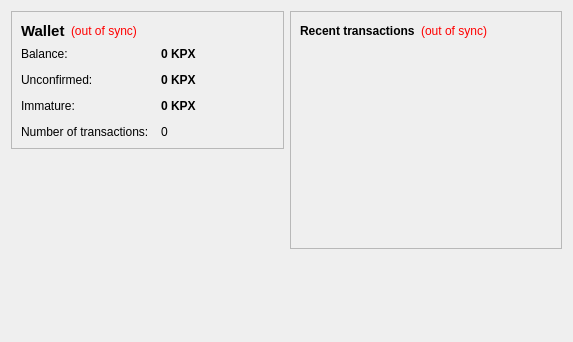
<?xml version="1.0" encoding="UTF-8"?>
<ui version="4.0">
 <class>OverviewPage</class>
 <widget class="QWidget" name="OverviewPage">
  <property name="geometry">
   <rect>
    <x>0</x>
    <y>0</y>
    <width>573</width>
    <height>342</height>
   </rect>
  </property>
  <property name="windowTitle">
   <string>Form</string>
  </property>
  <layout class="QHBoxLayout" name="horizontalLayout" stretch="1,1">
   <item>
    <layout class="QVBoxLayout" name="verticalLayout_2">
     <item>
      <widget class="QFrame" name="frame">
       <property name="frameShape">
        <enum>QFrame::StyledPanel</enum>
       </property>
       <property name="frameShadow">
        <enum>QFrame::Raised</enum>
       </property>
       <layout class="QVBoxLayout" name="verticalLayout_4">
        <item>
         <layout class="QHBoxLayout" name="horizontalLayout_4">
          <item>
           <widget class="QLabel" name="label_5">
            <property name="font">
             <font>
              <pointsize>11</pointsize>
              <weight>75</weight>
              <bold>true</bold>
             </font>
            </property>
            <property name="text">
             <string>Wallet</string>
            </property>
           </widget>
          </item>
          <item>
           <widget class="QLabel" name="labelWalletStatus">
            <property name="toolTip">
             <string>The displayed information may be out of date. Your wallet automatically synchronizes with the komplexkoin network after a connection is established, but this process has not completed yet.</string>
            </property>
            <property name="styleSheet">
             <string notr="true">QLabel { color: red; }</string>
            </property>
            <property name="text">
             <string notr="true">(out of sync)</string>
            </property>
            <property name="alignment">
             <set>Qt::AlignLeading|Qt::AlignLeft|Qt::AlignVCenter</set>
            </property>
           </widget>
          </item>
          <item>
           <spacer name="horizontalSpacer_2">
            <property name="orientation">
             <enum>Qt::Horizontal</enum>
            </property>
            <property name="sizeHint" stdset="0">
             <size>
              <width>40</width>
              <height>20</height>
             </size>
            </property>
           </spacer>
          </item>
         </layout>
        </item>
        <item>
         <layout class="QFormLayout" name="formLayout_2">
          <property name="fieldGrowthPolicy">
           <enum>QFormLayout::AllNonFixedFieldsGrow</enum>
          </property>
          <property name="horizontalSpacing">
           <number>12</number>
          </property>
          <property name="verticalSpacing">
           <number>12</number>
          </property>
          <item row="0" column="0">
           <widget class="QLabel" name="label">
            <property name="text">
             <string>Balance:</string>
            </property>
           </widget>
          </item>
          <item row="0" column="1">
           <widget class="QLabel" name="labelBalance">
            <property name="font">
             <font>
              <weight>75</weight>
              <bold>true</bold>
             </font>
            </property>
            <property name="cursor">
             <cursorShape>IBeamCursor</cursorShape>
            </property>
            <property name="toolTip">
             <string>Your current balance</string>
            </property>
            <property name="text">
             <string notr="true">0 KPX</string>
            </property>
            <property name="textInteractionFlags">
             <set>Qt::LinksAccessibleByMouse|Qt::TextSelectableByKeyboard|Qt::TextSelectableByMouse</set>
            </property>
           </widget>
          </item>
          <item row="1" column="0">
           <widget class="QLabel" name="label_3">
            <property name="text">
             <string>Unconfirmed:</string>
            </property>
           </widget>
          </item>
          <item row="1" column="1">
           <widget class="QLabel" name="labelUnconfirmed">
            <property name="font">
             <font>
              <weight>75</weight>
              <bold>true</bold>
             </font>
            </property>
            <property name="cursor">
             <cursorShape>IBeamCursor</cursorShape>
            </property>
            <property name="toolTip">
             <string>Total of transactions that have yet to be confirmed, and do not yet count toward the current balance</string>
            </property>
            <property name="text">
             <string notr="true">0 KPX</string>
            </property>
            <property name="textInteractionFlags">
             <set>Qt::LinksAccessibleByMouse|Qt::TextSelectableByKeyboard|Qt::TextSelectableByMouse</set>
            </property>
           </widget>
          </item>
          <item row="3" column="0">
           <widget class="QLabel" name="label_2">
            <property name="text">
             <string>Number of transactions:</string>
            </property>
           </widget>
          </item>
          <item row="3" column="1">
           <widget class="QLabel" name="labelNumTransactions">
            <property name="toolTip">
             <string>Total number of transactions in wallet</string>
            </property>
            <property name="text">
             <string notr="true">0</string>
            </property>
           </widget>
          </item>
          <item row="2" column="0">
           <widget class="QLabel" name="labelImmatureText">
            <property name="text">
             <string>Immature:</string>
            </property>
           </widget>
          </item>
          <item row="2" column="1">
           <widget class="QLabel" name="labelImmature">
            <property name="font">
             <font>
              <weight>75</weight>
              <bold>true</bold>
             </font>
            </property>
            <property name="toolTip">
             <string>Mined balance that has not yet matured</string>
            </property>
            <property name="text">
             <string notr="true">0 KPX</string>
            </property>
            <property name="textInteractionFlags">
             <set>Qt::LinksAccessibleByMouse|Qt::TextSelectableByKeyboard|Qt::TextSelectableByMouse</set>
            </property>
           </widget>
          </item>
         </layout>
        </item>
       </layout>
      </widget>
     </item>
     <item>
      <spacer name="verticalSpacer">
       <property name="orientation">
        <enum>Qt::Vertical</enum>
       </property>
       <property name="sizeHint" stdset="0">
        <size>
         <width>20</width>
         <height>40</height>
        </size>
       </property>
      </spacer>
     </item>
    </layout>
   </item>
   <item>
    <layout class="QVBoxLayout" name="verticalLayout_3">
     <item>
      <widget class="QFrame" name="frame_2">
       <property name="frameShape">
        <enum>QFrame::StyledPanel</enum>
       </property>
       <property name="frameShadow">
        <enum>QFrame::Raised</enum>
       </property>
       <layout class="QVBoxLayout" name="verticalLayout">
        <item>
         <layout class="QHBoxLayout" name="horizontalLayout_2">
          <item>
           <widget class="QLabel" name="label_4">
            <property name="text">
             <string>&lt;b&gt;Recent transactions&lt;/b&gt;</string>
            </property>
           </widget>
          </item>
          <item>
           <widget class="QLabel" name="labelTransactionsStatus">
            <property name="toolTip">
             <string>The displayed information may be out of date. Your wallet automatically synchronizes with the komplexkoin network after a connection is established, but this process has not completed yet.</string>
            </property>
            <property name="styleSheet">
             <string notr="true">QLabel { color: red; }</string>
            </property>
            <property name="text">
             <string notr="true">(out of sync)</string>
            </property>
            <property name="alignment">
             <set>Qt::AlignRight|Qt::AlignTrailing|Qt::AlignVCenter</set>
            </property>
           </widget>
          </item>
          <item>
           <spacer name="horizontalSpacer">
            <property name="orientation">
             <enum>Qt::Horizontal</enum>
            </property>
            <property name="sizeHint" stdset="0">
             <size>
              <width>40</width>
              <height>20</height>
             </size>
            </property>
           </spacer>
          </item>
         </layout>
        </item>
        <item>
         <widget class="QListView" name="listTransactions">
          <property name="styleSheet">
           <string notr="true">QListView { background: transparent; }</string>
          </property>
          <property name="frameShape">
           <enum>QFrame::NoFrame</enum>
          </property>
          <property name="verticalScrollBarPolicy">
           <enum>Qt::ScrollBarAlwaysOff</enum>
          </property>
          <property name="horizontalScrollBarPolicy">
           <enum>Qt::ScrollBarAlwaysOff</enum>
          </property>
          <property name="selectionMode">
           <enum>QAbstractItemView::NoSelection</enum>
          </property>
         </widget>
        </item>
       </layout>
      </widget>
     </item>
     <item>
      <spacer name="verticalSpacer_2">
       <property name="orientation">
        <enum>Qt::Vertical</enum>
       </property>
       <property name="sizeHint" stdset="0">
        <size>
         <width>20</width>
         <height>40</height>
        </size>
       </property>
      </spacer>
     </item>
    </layout>
   </item>
  </layout>
 </widget>
 <resources/>
 <connections/>
</ui>
